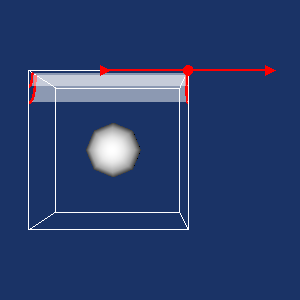

The script that drew this image:
#!/usr/bin/env python
# Demonstrate vtkImplicitAnnulusWidget clipping a sphere geometry.

import vtkmodules.vtkInteractionStyle  # noqa: F401
import vtkmodules.vtkRenderingFreeType  # noqa: F401
import vtkmodules.vtkRenderingOpenGL2  # noqa: F401

from vtkmodules.vtkCommonDataModel import vtkAnnulus
from vtkmodules.vtkFiltersCore import vtkClipPolyData
from vtkmodules.vtkFiltersSources import vtkSphereSource
from vtkmodules.vtkInteractionWidgets import (
    vtkImplicitAnnulusRepresentation,
    vtkImplicitAnnulusWidget,
)
from vtkmodules.vtkRenderingCore import (
    vtkActor,
    vtkPolyDataMapper,
    vtkRenderWindow,
    vtkRenderWindowInteractor,
    vtkRenderer,
)

# Source
sphere = vtkSphereSource()

# Implicit function + Filter
annulus = vtkAnnulus()
clipper = vtkClipPolyData()
clipper.SetInputConnection(sphere.GetOutputPort())
clipper.SetClipFunction(annulus)

# Mapper + Actor: sphere
sphere_mapper = vtkPolyDataMapper()
sphere_mapper.SetInputConnection(sphere.GetOutputPort())

sphere_actor = vtkActor()
sphere_actor.SetMapper(sphere_mapper)

# Mapper + Actor: clipped region
clip_mapper = vtkPolyDataMapper()
clip_mapper.SetInputConnection(clipper.GetOutputPort())

clip_actor = vtkActor()
clip_actor.SetMapper(clip_mapper)
clip_actor.GetProperty().SetColor(0, 1, 0)
clip_actor.VisibilityOff()
clip_actor.SetScale(1.01, 1.01, 1.01)

# Renderer
renderer = vtkRenderer()
renderer.AddActor(sphere_actor)
renderer.AddActor(clip_actor)
renderer.SetBackground(0.1, 0.2, 0.4)

# Render window
render_window = vtkRenderWindow()
render_window.AddRenderer(renderer)
render_window.SetWindowName("implicit annulus widget")
render_window.SetMultiSamples(0)
render_window.SetSize(300, 300)

# Interactor
interactor = vtkRenderWindowInteractor()
interactor.SetRenderWindow(render_window)


# Callback updates the annulus implicit function on interaction
def annulus_callback(caller, event_string):
    widget_rep = caller.GetRepresentation()
    widget_rep.GetAnnulus(annulus)
    clip_actor.VisibilityOn()


# Widget
annulus_rep = vtkImplicitAnnulusRepresentation()
annulus_rep.SetPlaceFactor(1.25)
annulus_rep.PlaceWidget(sphere.GetOutput().GetBounds())

annulus_widget = vtkImplicitAnnulusWidget()
annulus_widget.SetInteractor(interactor)
annulus_widget.SetRepresentation(annulus_rep)
annulus_widget.AddObserver("InteractionEvent", annulus_callback)
annulus_widget.SetEnabled(True)

# Scene
renderer.ResetCamera()

interactor.Initialize()
interactor.Start()
